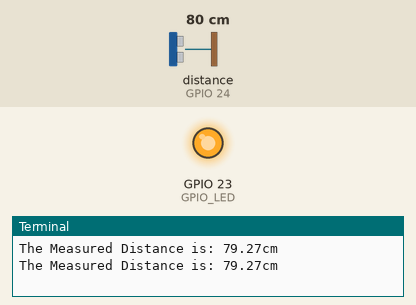
The program below on a simulated Raspberry Pi (BCM pin numbers). Shown: output pins drawn as LEDs (lit = HIGH), the last lines printed to the terminal. The inputs (shaded band) are chosen by the test bench; at power-on: distance to the obstacle (sensor on GPIO 24) 80 cm. The echo pulse lasts 58.3 µs per cm; the clock reads 2024-03-15 10:24:30 at power-on unless the program sets it; pins used as bus, display or sensor lines are not drawn.

Above: at 1.2 s.
1.3 s: distance to the obstacle (sensor on GPIO 24) set to 148 cm
3.2 s: distance to the obstacle (sensor on GPIO 24) set to 154 cm
At 4.8 s:
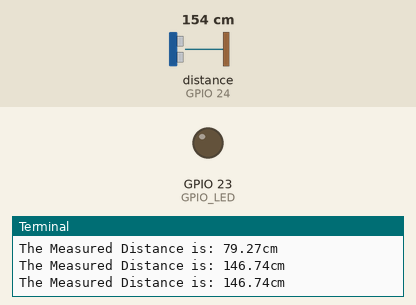
Timing chart, 0 to 6.3 s (numbered marks = the images above; inputs shaded):
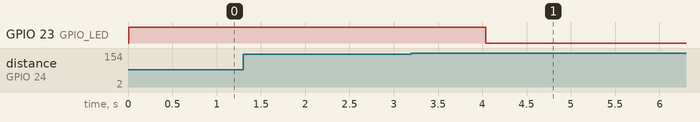

Measured:
- the behaviour switches between 151 and 152 cm on distance to the obstacle (sensor on GPIO 24) (found by bisection; images 0 and 1)
- after the input at 3.2 s, GPIO 23 (GPIO_LED): HIGH → LOW after 0.84 s

The program:

ultrasonic.py
```python
#Libraries
import RPi.GPIO as GPIO
import time

GPIO.setmode(GPIO.BCM)

GPIO_TRIGGER = 18
GPIO_ECHO = 24
GPIO_LED = 23

GPIO.setup(GPIO_LED, GPIO.OUT)
GPIO.setup(GPIO_TRIGGER, GPIO.OUT)
GPIO.setup(GPIO_ECHO, GPIO.IN)

GPIO.output(GPIO_LED, 0)
def distance():
	GPIO.output(GPIO_TRIGGER, True)

	time.sleep(0.00001)
	GPIO.output(GPIO_TRIGGER, False)

	StartTime = time.time()
	StopTime = time.time()

	while GPIO.input(GPIO_ECHO) == 0:
		StartTime = time.time()

	while GPIO.input(GPIO_ECHO) == 1:
		StopTime = time.time()

	TimeElapsed = StopTime - StartTime

	distance = (TimeElapsed * 34000) / 2
	return distance

if __name__ == '__main__':
	try:
		while True:
			dist = distance()
			if (dist <= 150):
				GPIO.output(GPIO_LED, 1)
				print("The Measured Distance is: %.2fcm" % dist)
				time.sleep(1)
			else:
				GPIO.output(GPIO_LED, 0)
	except KeyboardInterrupt:
		print("Measurement Has stopped by user!!")
		GPIO.cleanup()
```
